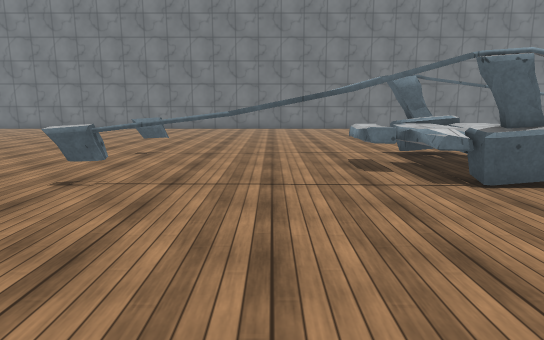
View 1 (above)

16 first-person views from a walk through a Unity game level. The camera is 1.2 m above the floor, tilts 10° down and sees 75° across. The floor is counted in squares, 1 m on a side. Each view is taken from the middle of a square. On the plan, view 1 faces up. The plan holds only what a view shows up to about 14 squares ahead; the rest is blank. The place goes on beyond the plan. The player character is not drawn. Some surface patterns are stand-ins.

View 2
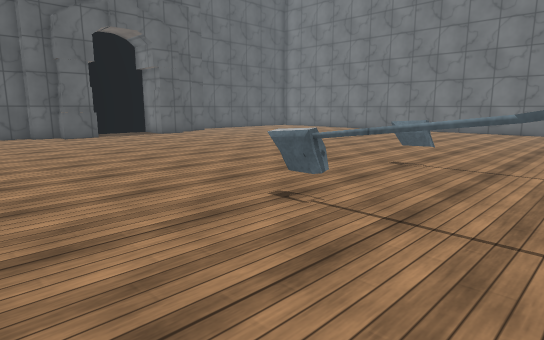

View 3
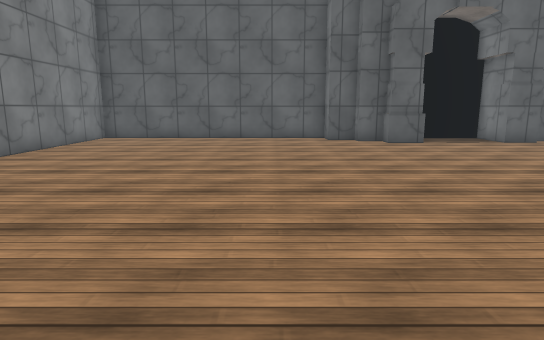

View 4
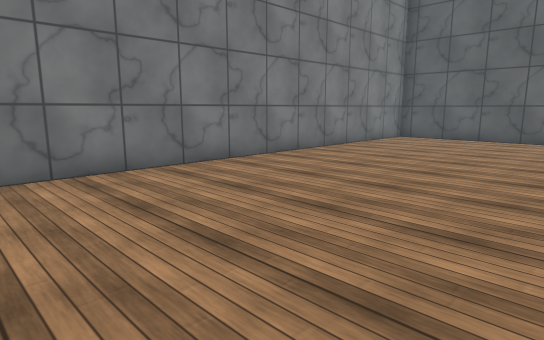

View 5
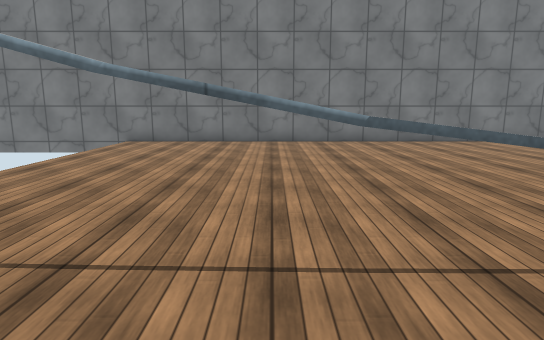

View 6
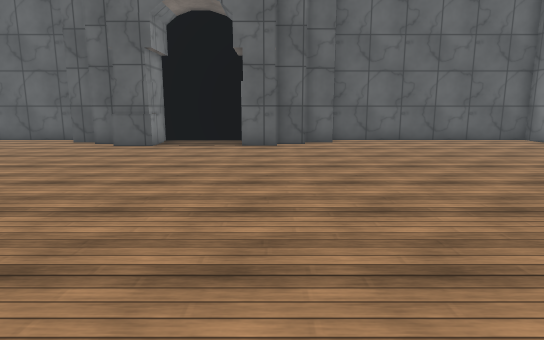

View 7
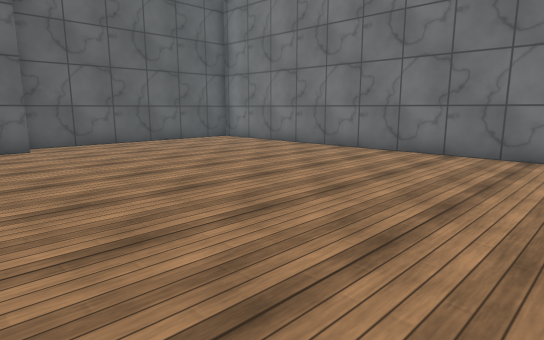

View 8
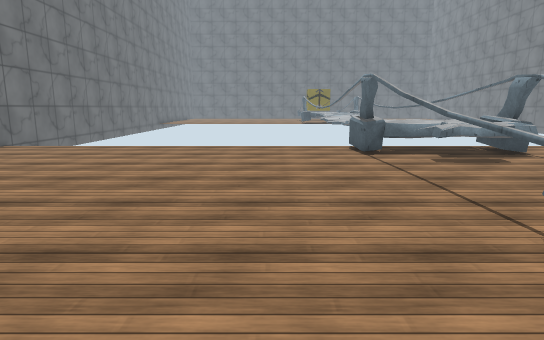

View 9
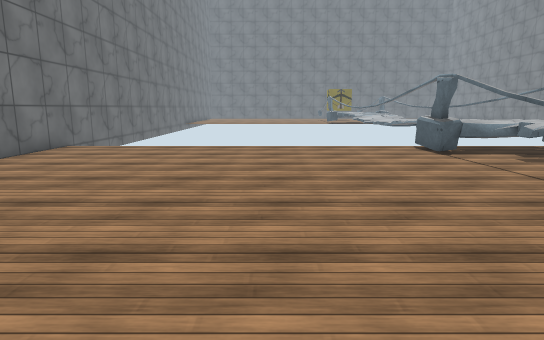

View 10
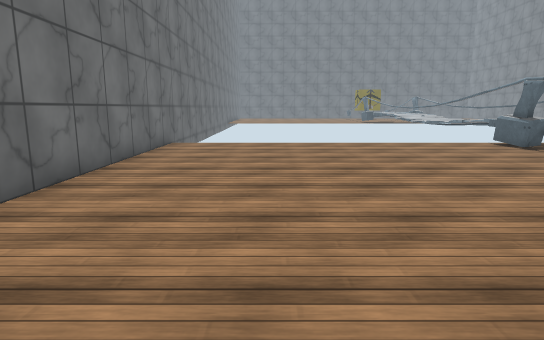

View 11
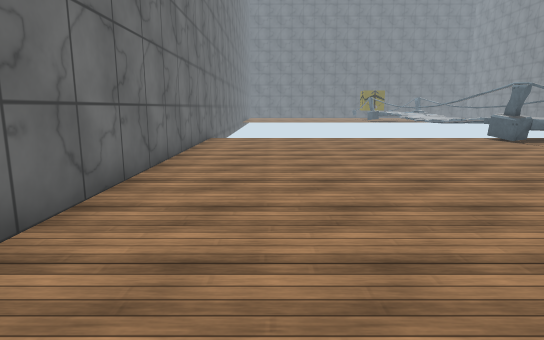

View 12
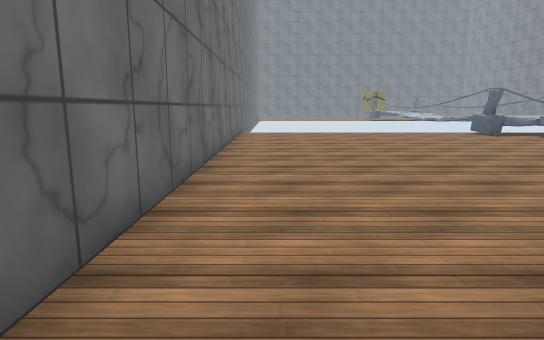

View 13
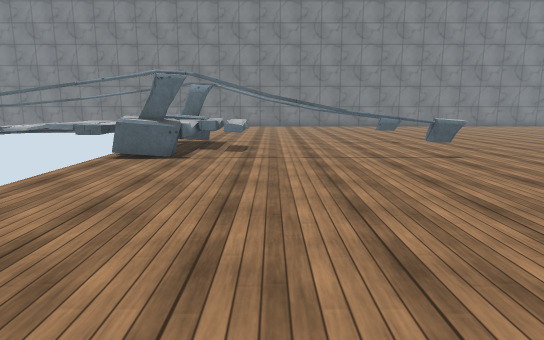

View 14
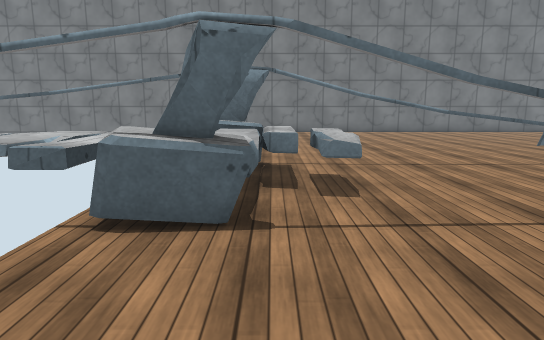

View 15
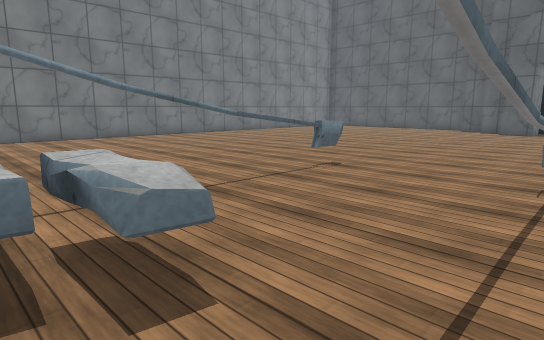

View 16
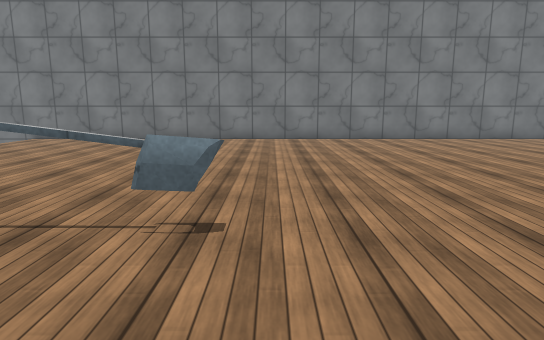

### Floor plan
Key: @ floor where view 1 was taken; # wall or solid block; x gap in a wall; . floor; = window, fence, low wall or low ledge; ^ raised ledge; T thing the floor can be seen under or through.
Columns run from 17 left of view 1 to 8 right of it. Each row starts with its distance up from view 1.
 21 ########################
 20 #......................#
 19 #......................
 18 #......................
 17 #......................
 16 #......................
 15 #......................
 14 #......................
 13 #......................
 12 ##.....................
 11  ##....................
 10 ###...................#
  9 #.............=TTTTxx^^^^^
  8 #..................^^^^^^^
  7 ###................^^^^^^^
  6  ##.................^^^^^^
  5 ##............=#=TTT...###
  4 #......................
  3 #.....................
  2 #......................
  1 #......................
  0 #................@.....
 -1 #......................
 -2 #......................
 -3 #......................
 -4 #......................
 -5 ########################

Positions as (right, up) in squares from view 1, and headings:
1: (0, 0), facing up
2: (0, 2), facing up-left
3: (-3, 2), facing left
4: (-3, 2), facing down-left
5: (0, 8), facing down
6: (-4, 11), facing left
7: (-5, 11), facing up-left
8: (-6, 12), facing right
9: (-6, 14), facing right
10: (-7, 17), facing right
11: (-9, 18), facing right
12: (-12, 19), facing right
13: (1, 18), facing down
14: (3, 13), facing down
15: (3, 10), facing down-left
16: (-4, 9), facing down
